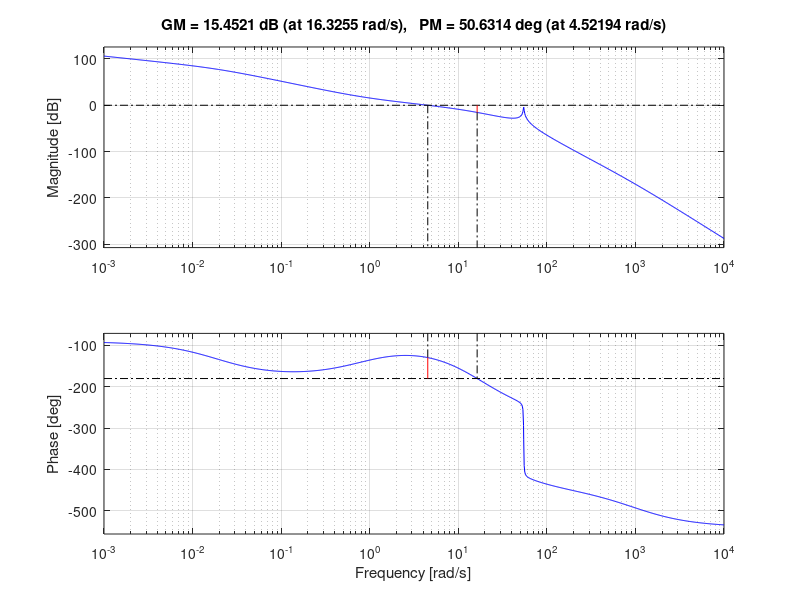
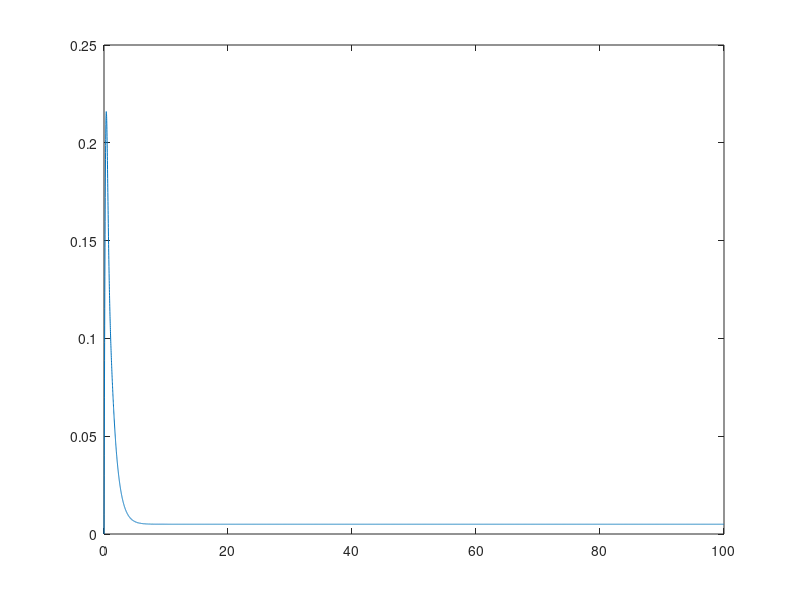

MATLAB code for these plots, in order:
%%  S5 - APP4 - PROBLEMATIQUE - MAIN.M
%   Auteur:     Giuseppe Lomonaco
%   CIP:        LOMG2301
%   Auteur:     Lucas Corrales
%   CIP:        CORL0701

%   Date de creation:       13-MARS-2023
%   Date de derniere modification:       13-MARS-2023

% DESCRIPTION: fichier principale pour la problematique S5-APP5



%% Critères de conception
clc
close all
clear all

numAZ = [1.59e09];
denAZ = [1 1020.51 25082.705 3102480.725 64155612.5 82700000 0];

G = tf(numAZ,denAZ)


%% AvPh
BW = 10;
PM_des = 50;
eRP_des = 0.005;           % erreur en regime permanent a une rampe
mrg = 12;

[Gm,PM1,Wp,Wg] = margin(G);

zeta_des = (1/2)*sqrt(tand(PM_des)*sind(PM_des));
Wn_des = BW/sqrt((1-2*zeta_des^2)+sqrt(4*zeta_des^4-4*zeta_des^2+2));
Wg_des = (2*zeta_des*Wn_des)/tan(PM1);

% le gain est simplement linverse du module
[mag, pha] = bode(G, Wg_des);
K_des = 1/mag;

[Gm,PM2,Wp,Wg] = margin(G*K_des);

delta_phi = PM_des - PM2 + mrg;
alpha = (1-sind(delta_phi))/(1+sind(delta_phi));
T = 1/(Wg_des*sqrt(alpha));
Ka = K_des/sqrt(alpha);

Ga = Ka*alpha*tf([T 1],[alpha*T 1])

G_Ga = G*Ga

% %plot
% figure
% margin(G)
% hold on
% margin(G_Ga)


%% RePh
[NUM,DEN] = tfdata(G_Ga)
num = NUM{1};
den = DEN{1};
fudge = 5;

%1
Kvel = num(end)/den(end-1)
K_des = 1/(Kvel*eRP_des)

beta = K_des;
T = fudge/Wg_des

Gr = beta * tf([T 1],[T*beta 1])
G_comp = G_Ga*Gr

%plot
figure
% margin(G_Ga)
% hold on
% margin(Gr)
% hold on
margin(G_comp)


%% erreur
%1
[NUM,DEN] = tfdata(G_comp);
num = NUM{1};
den = DEN{1};
Kvel = num(end)/den(end-1)

%2
FTBF = feedback(G_comp,1)
t = [0:0.01:100]';  % 201 points
u = t;
y = lsim(FTBF,u,t);

figure
plot(t,u-y)














